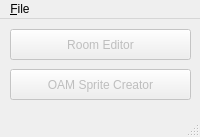
<?xml version="1.0" encoding="UTF-8"?>
<ui version="4.0">
 <class>MainWindow</class>
 <widget class="QMainWindow" name="MainWindow">
  <property name="geometry">
   <rect>
    <x>0</x>
    <y>0</y>
    <width>200</width>
    <height>137</height>
   </rect>
  </property>
  <property name="sizePolicy">
   <sizepolicy hsizetype="Fixed" vsizetype="Fixed">
    <horstretch>0</horstretch>
    <verstretch>0</verstretch>
   </sizepolicy>
  </property>
  <property name="windowTitle">
   <string>Torizo</string>
  </property>
  <widget class="QWidget" name="centralwidget">
   <widget class="QPushButton" name="roomEditorButton">
    <property name="enabled">
     <bool>false</bool>
    </property>
    <property name="geometry">
     <rect>
      <x>10</x>
      <y>10</y>
      <width>181</width>
      <height>31</height>
     </rect>
    </property>
    <property name="text">
     <string>Room Editor</string>
    </property>
   </widget>
   <widget class="QPushButton" name="oamSpriteCreatorButton">
    <property name="enabled">
     <bool>false</bool>
    </property>
    <property name="geometry">
     <rect>
      <x>10</x>
      <y>50</y>
      <width>181</width>
      <height>31</height>
     </rect>
    </property>
    <property name="text">
     <string>OAM Sprite Creator</string>
    </property>
   </widget>
  </widget>
  <widget class="QMenuBar" name="menubar">
   <property name="geometry">
    <rect>
     <x>0</x>
     <y>0</y>
     <width>200</width>
     <height>20</height>
    </rect>
   </property>
   <widget class="QMenu" name="menu_File">
    <property name="title">
     <string>&amp;File</string>
    </property>
    <addaction name="action_Open_ROM"/>
    <addaction name="action_Save_ROM"/>
    <addaction name="actionSave_ROM_As"/>
    <addaction name="actionE_xit"/>
   </widget>
   <addaction name="menu_File"/>
  </widget>
  <widget class="QStatusBar" name="statusbar"/>
  <action name="action_Open_ROM">
   <property name="text">
    <string>&amp;Open ROM...</string>
   </property>
   <property name="shortcut">
    <string>Ctrl+O</string>
   </property>
  </action>
  <action name="action_Save_ROM">
   <property name="text">
    <string>&amp;Save ROM</string>
   </property>
   <property name="shortcut">
    <string>Ctrl+S</string>
   </property>
  </action>
  <action name="actionSave_ROM_As">
   <property name="text">
    <string>Save ROM &amp;As...</string>
   </property>
   <property name="shortcut">
    <string>Ctrl+Shift+S</string>
   </property>
  </action>
  <action name="actionE_xit">
   <property name="text">
    <string>E&amp;xit</string>
   </property>
   <property name="shortcut">
    <string>Ctrl+X</string>
   </property>
  </action>
 </widget>
 <resources/>
 <connections/>
</ui>
